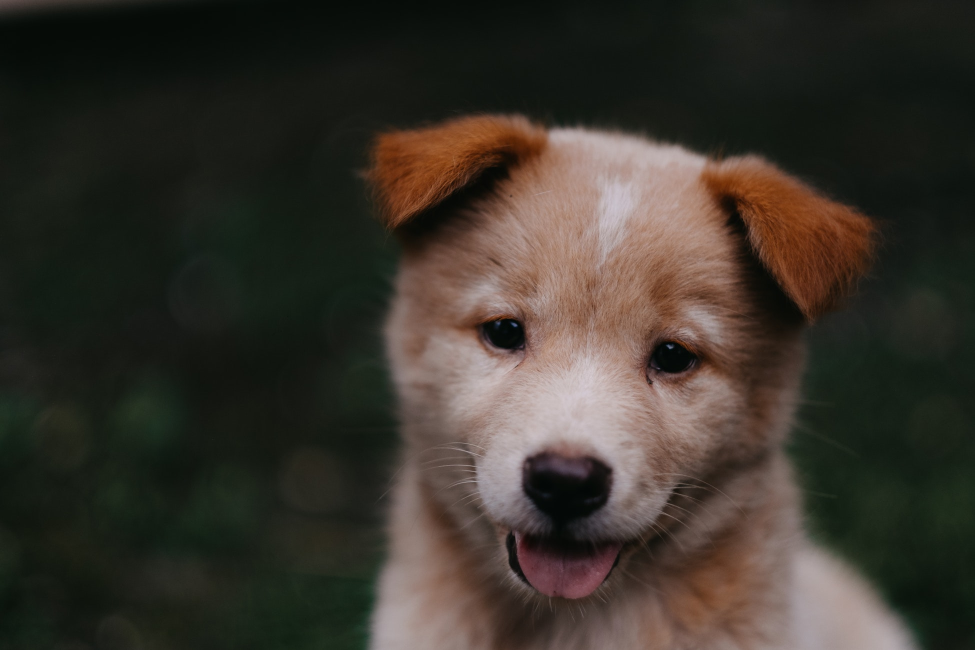
#> input picture DATA/00-puppy.jpg, 1950 x 1300 px, given in place of lion.jpg, which was not available (shown at 1/2 size)
$ jupyter execute --allow-errors 06-Histograms.ipynb   (shell and % lines are left out)   (text cells are left out)
#> lines starting #> are read from the running program, lines starting #| are printed output that depends on the picture; pictures that were not available may be replaced by others from this repository, and a replacement may not be noted
[cell 1]
import cv2
import numpy as np
import matplotlib.pyplot as plt

[cell 2]
dark_lion = cv2.imread('C:/Users/Sorcim/Computer Vision with OpenCV and Deep Learning/DATA/lion.jpg')
#> dark_lion is the input picture: shape (1300, 1950, 3); mean B, G, R 43.8, 51.8, 57.3
#> (the rest of this cell did not finish here and is left out)

#> (a cell that did not finish here is left out)

[cell 4]
# RECALL MATPLOTLIB IMSHOW EXPECTS THE RGB IN A DIFFERENT ORDER!
# WATCH VIDEO FOR FULL DETAILS PLEASE!
plt.imshow(dark_lion)

#> (a cell that did not finish here is left out)

#> (a cell that did not finish here is left out)

#> (a cell that did not finish here is left out)

#> (a cell that did not finish here is left out)

#> (a cell that did not finish here is left out)

[cell 10]
hist_values = cv2.calcHist([dark_lion],channels=[0],mask=None,histSize=[256],ranges=[0,256])
#> hist_values = 256 values, max 158781 at index 21, min 0 at index 211, mean 9902.3

[cell 11]
plt.plot(hist_values)
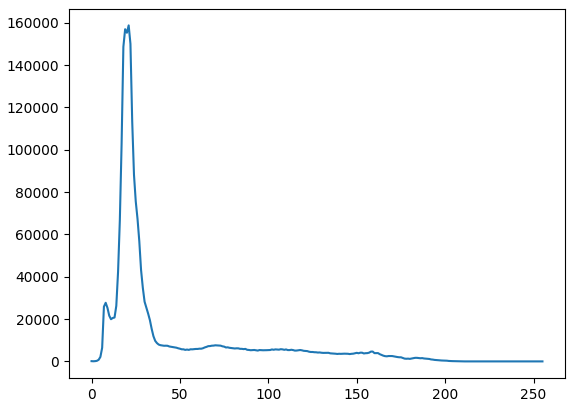
#> figure drawn by matplotlib, 1 panel; curve peaks at x = 21, y = 158781

#> (a cell that did not finish here is left out)

#> (a cell that did not finish here is left out)

[cell 14]
img = dark_lion
color = ('b','g','r')
for i,col in enumerate(color):
    histr = cv2.calcHist([img],[i],None,[256],[0,256])
    plt.plot(histr,color = col)
    plt.xlim([0,256])
plt.title('Dark Lion')
plt.show()
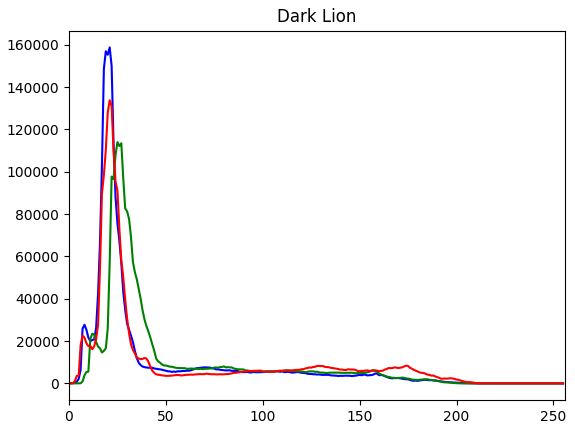
#> figure drawn by matplotlib, 1 panel; curve peaks at x = 21, y = 158781; curve peaks at x = 25, y = 114036; curve peaks at x = 21, y = 133817

#> (a cell that did not finish here is left out)

#> (a cell that did not finish here is left out)

[cell 17]
img.shape
#> Out = (1300, 1950, 3)

[cell 18]
# create a mask
mask = np.zeros(img.shape[:2], np.uint8)
mask[300:400, 100:400] = 255

[cell 19]
plt.imshow(mask,cmap='gray')
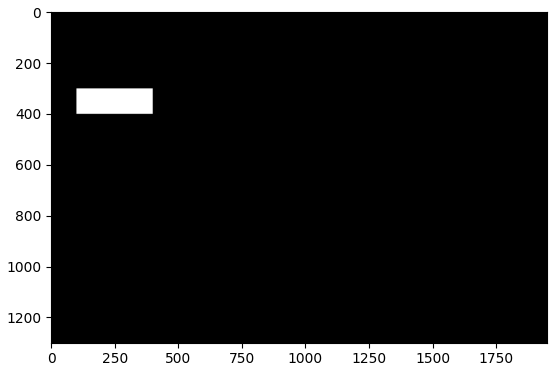
#> figure drawn by matplotlib, 1 panel

[cell 20]
masked_img = cv2.bitwise_and(img,img,mask = mask)
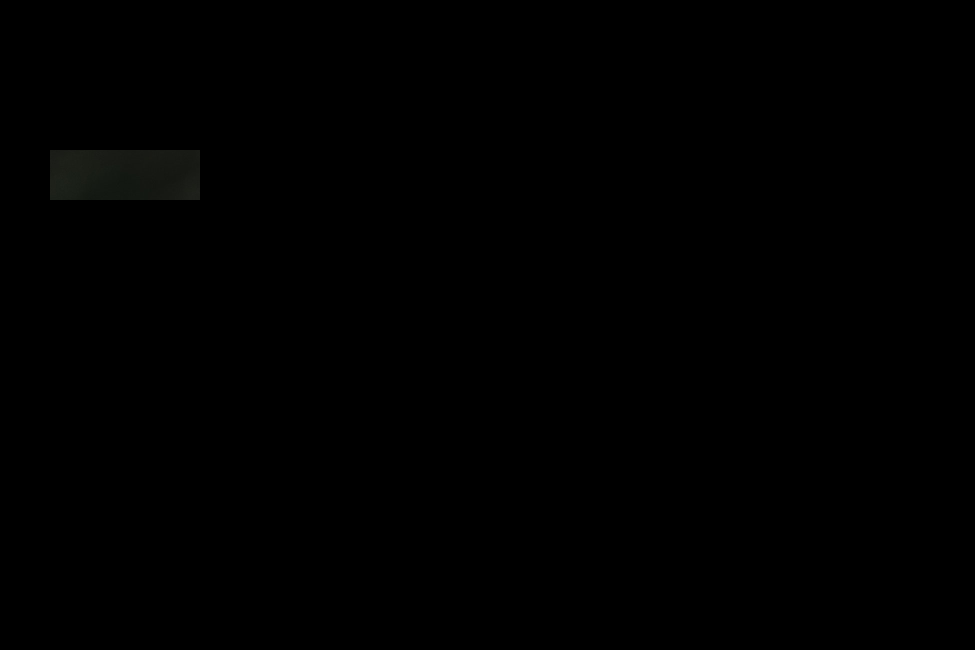
#> masked_img: shape (1300, 1950, 3) (shown at 1/2 size); mean B, G, R 0.2, 0.3, 0.3
#> (the rest of this cell did not finish here and is left out)

$ run again, on DATA/Denis_Mukwege.jpg
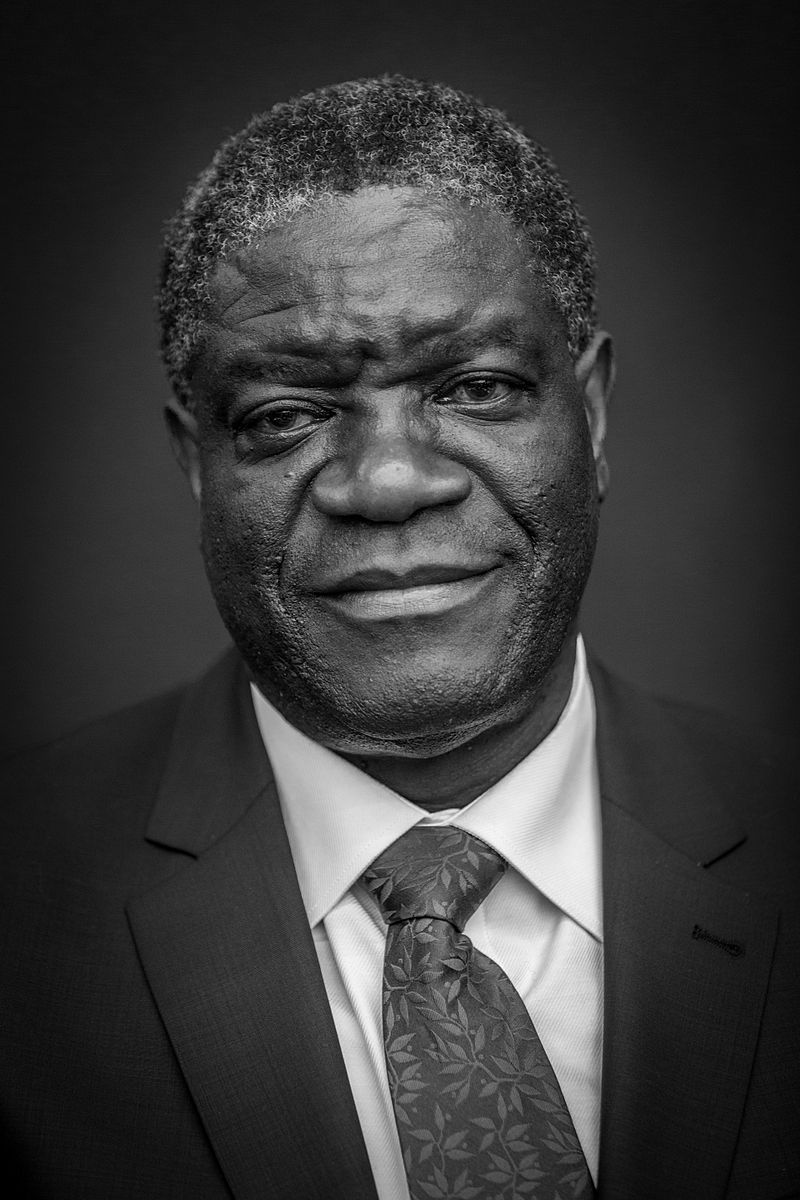
#> input picture DATA/Denis_Mukwege.jpg, 800 x 1200 px, given in place of lion.jpg, which was not available
#> dark_lion is the input picture: shape (1200, 800, 3); min 0, max 255, mean 58.8
#> hist_values = 256 values, max 19219 at index 25, min 0 at index 251, mean 3750
#> `[cell 19] plt.imshow(mask,cmap='gray')`:
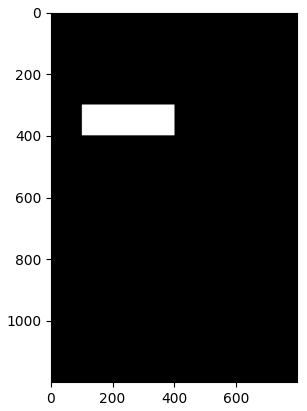
#> figure drawn by matplotlib, 1 panel
#> `masked_img = cv2.bitwise_and(img,img,mask = mask)`:
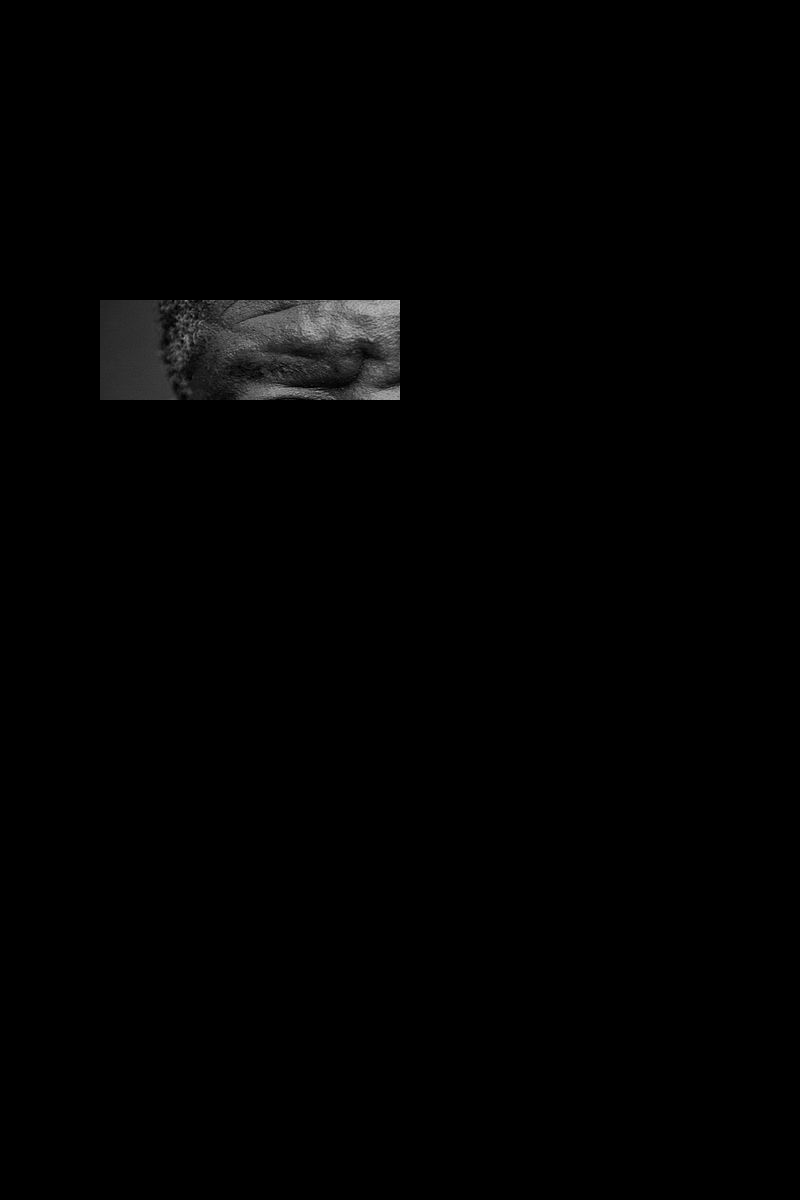
#> masked_img: shape (1200, 800, 3); min 0, max 191, mean 2

$ run again, on DATA/Nadia_Murad.jpg
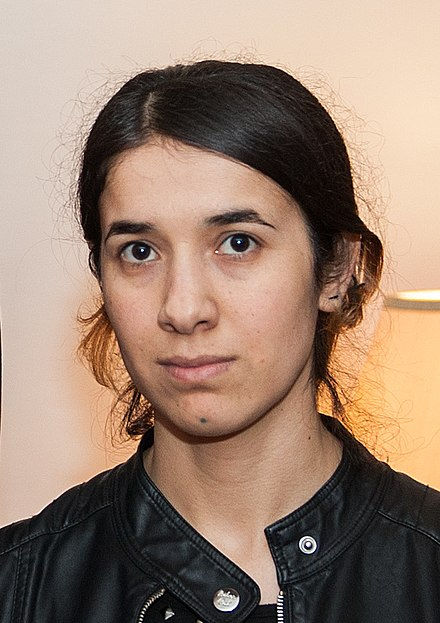
#> input picture DATA/Nadia_Murad.jpg, 440 x 623 px, given in place of lion.jpg, which was not available
#> dark_lion is the input picture: shape (623, 440, 3); mean B, G, R 112.7, 129.2, 153.8
#> hist_values = 256 values, max 5871 at index 195, min 8 at index 251, mean 1070.8
#> `[cell 19] plt.imshow(mask,cmap='gray')`:
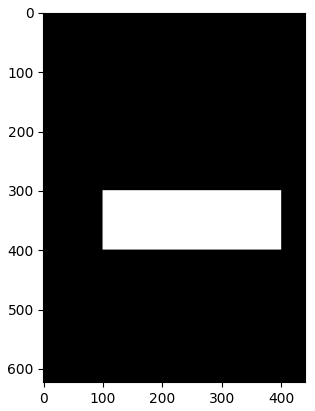
#> figure drawn by matplotlib, 1 panel
#> `masked_img = cv2.bitwise_and(img,img,mask = mask)`:
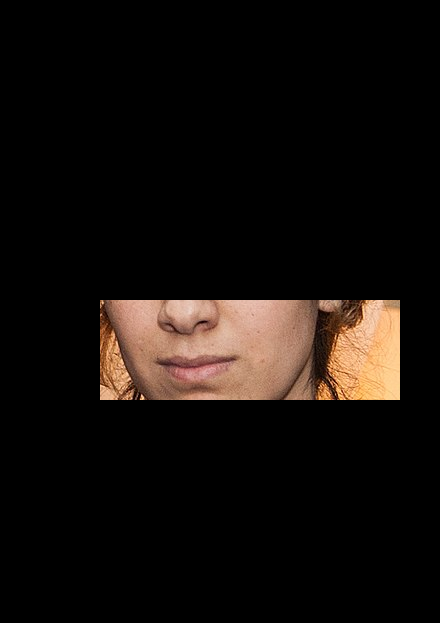
#> masked_img: shape (623, 440, 3); mean B, G, R 11.2, 14.5, 19.9
